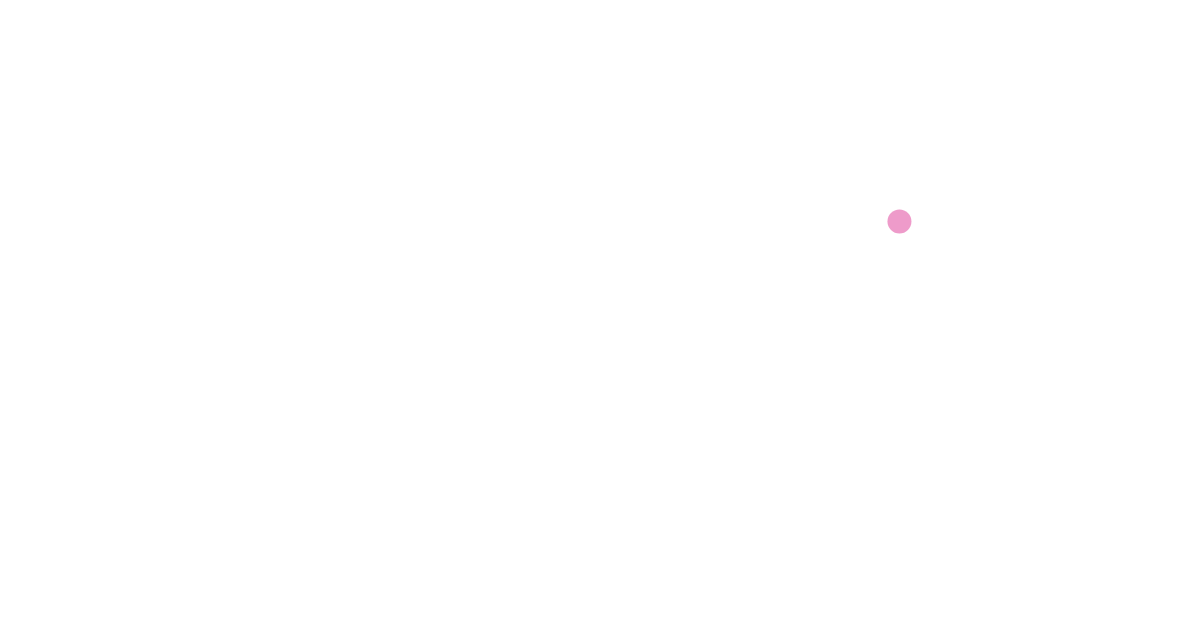
Frame 1 (no input)
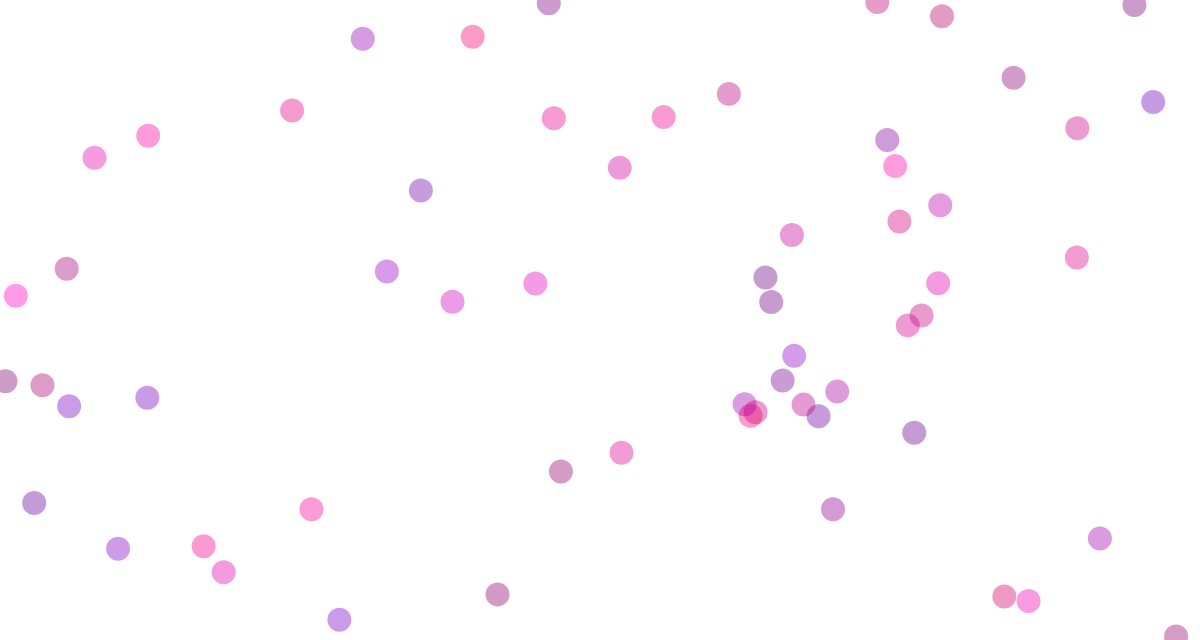
Frame 60 (no input)
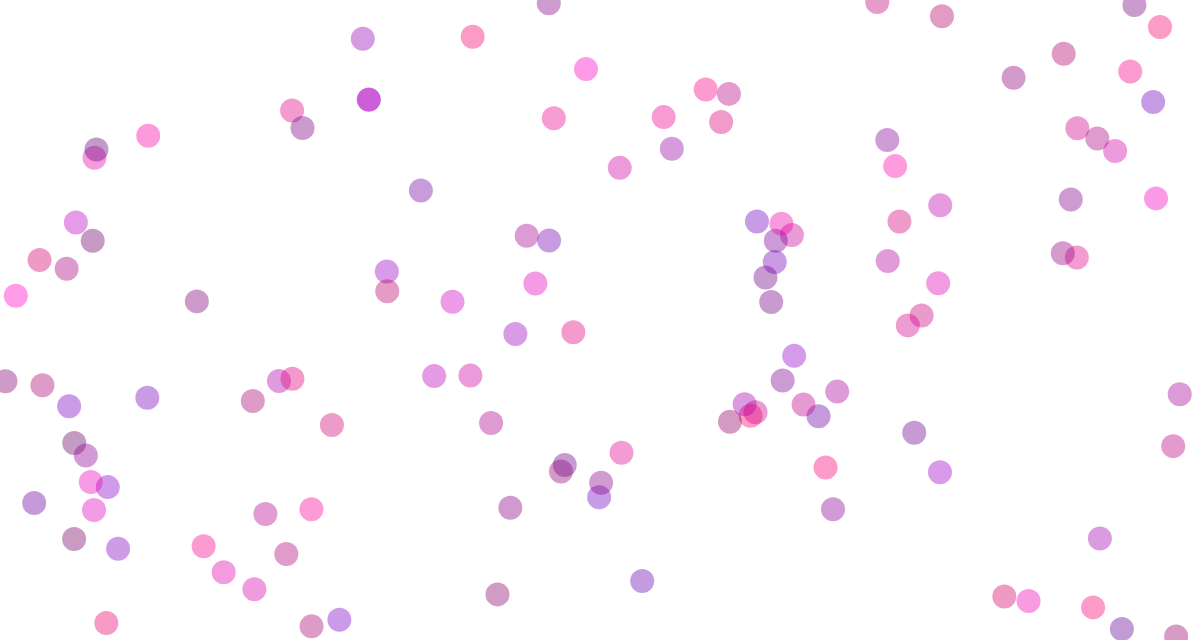
Frame 120 (the mouse pressed at the canvas centre since frame 60)

The p5.js sketch that drew these frames (run headless with seeded random() and noise() and a simulated clock; from frame 60 on, the mouse is pressed at the canvas centre):

// p5.js sketch
// ── sketch.js

var circle = {
    x: 0,
    y: 0,
}

var color = {
    r: 0,
    g: 0,
    b: 0,
}


function setup() {
  // put setup code here
    createCanvas(1200,640);
    background(255);
}

function draw() {

    color.r = random(100,255);
    color.b = random(100,200);
    color.g = 0;

    circle.x = random(0, 1200);
    circle.y = random(0, 640);

    noStroke();
    fill(color.r,color.g,color.b,100);
    ellipse(circle.x,circle.y,24,24);

}

function mouseDragged() {
    color.r = random(100,105);
    color.b = random(100,105);
    color.g = 0;

    noStroke();
    fill(color.r,color.g,color.b,100);
    ellipse(mouseX,mouseY, 50, 50);
}

function keyPressed() {
    if (keyCode === LEFT_ARROW) {
        background(255);
    }else if (keyCode === RIGHT_ARROW) {
        background(0);
    }
}
